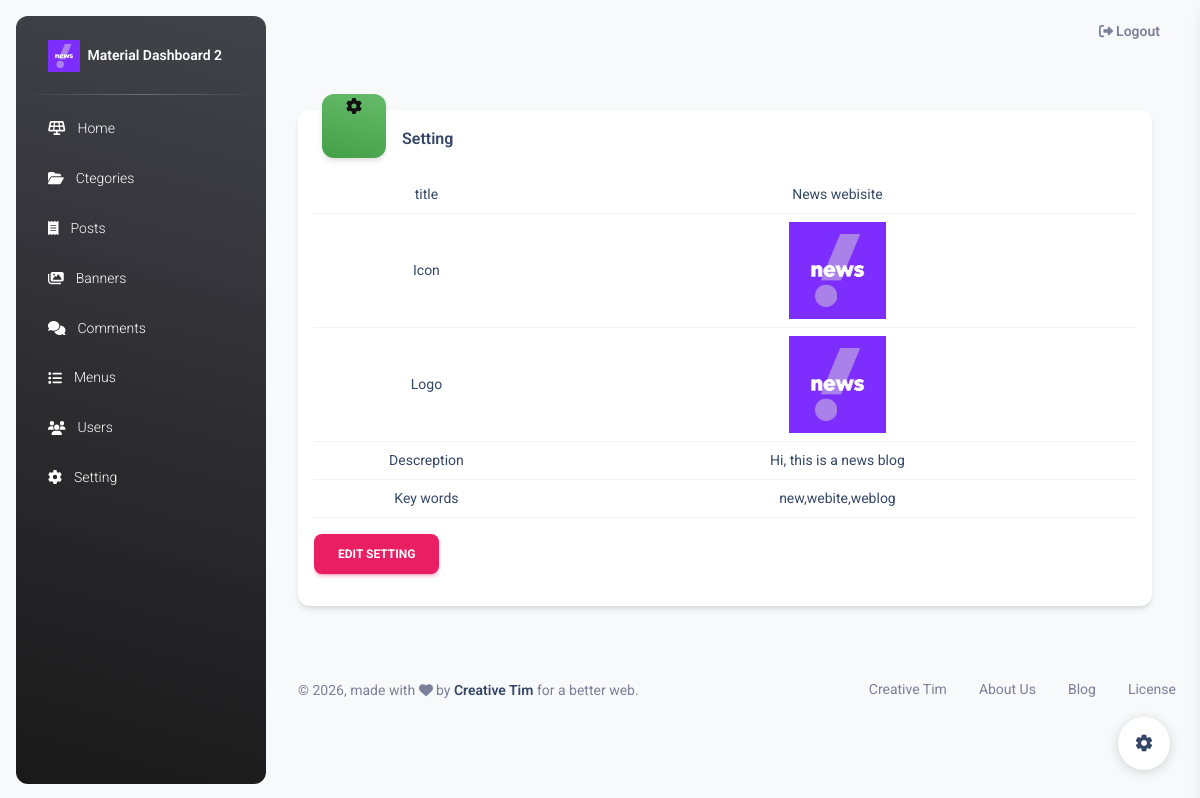
The page /admin/setting (signed in) on the database its author committed.
### tables this page shows
CREATE TABLE `setting` (
  `id` int(10) UNSIGNED NOT NULL,
  `title` varchar(120) DEFAULT NULL,
  `description` text DEFAULT NULL,
  `keywords` text DEFAULT NULL,
  `logo` text DEFAULT NULL,
  `icon` text DEFAULT NULL,
  `created_at` datetime NOT NULL,
  `updated_at` datetime DEFAULT NULL
);

### activities/Admin/Settings.php (called while the page is built, shortened)
<?php
class Settings extends Admin
{
    public function index()
    {
        $db =  new Database();
        $setting =  $db->select("SELECT * FROM setting ORDER BY id")[0];
        require_once(BASE_PATH . "/template/admin/settings/index.php");
    }
}

### index.php (called while the page is built, shortened)
<?php
require_once("database/DataBase.php");
require_once("activities/Admin/Settings.php");
function uri($reservedUrl, $class, $method, $requestMethod = 'GET')
{
    $currentUrl = explode('?', currentUrl())[0];
    $currentUrl = str_replace(CURRENT_DOMAIN, '', $currentUrl);
    $currentUrl = trim($currentUrl, '/');
    $currentUrlArray = explode('/', $currentUrl);
    $currentUrlArray = array_filter($currentUrlArray);
    $reservedUrl = trim($reservedUrl, '/');
    $reservedUrlArray = explode('/', $reservedUrl);
    $reservedUrlArray = array_filter($reservedUrlArray);
    if (sizeof($reservedUrlArray) != sizeof($currentUrlArray) || methodField() != $requestMethod) {
        return false;
    }
    $parameters = [];
    for ($key = 0; $key < count($reservedUrlArray); $key++) {
        if ($reservedUrlArray[$key][0] == "{" && $reservedUrlArray[$key][strlen($reservedUrlArray[$key]) - 1] == "}") {
            array_push($parameters, $currentUrlArray[$key]);
        } elseif ($reservedUrlArray[$key] !=  $currentUrlArray[$key]) {
            return false;
        }
    }
    $object = new $class;
    call_user_func_array(array($object, $method), $parameters);
    exit;
}
function protocol()
{
    return strpos($_SERVER['SERVER_PROTOCOL'], "https") ? "https://" : "http://";
}
function currentDomain()
{
    return trim(protocol()) . $_SERVER['HTTP_HOST'];
}
function asset($src)
{
    return trim(CURRENT_DOMAIN, "/ ") . "/" . trim($src, "/ ");
}
function url($url)
{
    return trim(CURRENT_DOMAIN, "/ ") . "/" . trim($url, "/ ");
}
function CurrentUrl()
{
    return currentDomain() . $_SERVER['REQUEST_URI'];
}
function methodField()
{
    return $_SERVER['REQUEST_METHOD'];
}
uri("admin/setting", "Admin\settings", "index");

### database/Database.php (called while the page is built, shortened)
<?php
class Database
{
    private $connection;
    private $options = array(PDO::ATTR_ERRMODE => PDO::ERRMODE_EXCEPTION, PDO::ATTR_DEFAULT_FETCH_MODE => PDO::FETCH_ASSOC, PDO::MYSQL_ATTR_INIT_COMMAND => 'SET NAMES utf8');
    private $dbHost = DB_HOST;
    private $dbUserName = DB_USERNAME;
    private $dbName = DB_NAME;
    private $dbPassword = DB_PASSWORD;
    public function __construct()
    {
        try {
            $this->connection = new PDO("mysql:host=" . $this->dbHost . ";dbname=" . $this->dbName, $this->dbUserName, $this->dbPassword, $this->options);
        } catch (PDOException $e) {
            echo $e->getMessage();
            exit;
        }
    }
    public function select($sql, $values = null)
    {
        try {
            $sta = $this->connection->prepare($sql);
            if ($values == null) {
                $sta->execute();
            } else {
                $sta->execute($values);
            }
            return $sta->fetchAll();
        } catch (PDOException $e) {
            echo $e->getMessage();
            return false;
        }
    }
}

### template/admin/settings/index.php (the view, shortened to what this page needs)
<!DOCTYPE html>
<html lang="en">
<head>
    <?php
    require BASE_PATH . "/template/admin/layouts/head.php";
    ?>
</head>
<body class="g-sidenav-show  bg-gray-100">
    <?php require BASE_PATH . "/template/admin/layouts/aside.php" ?>
    <main class="main-content border-radius-lg ">
        <?php require BASE_PATH . "/template/admin/layouts/navbar.php"; ?>
        <div class="container-fluid py-4">
            <div class="row">
                <div class="row mt-4">
                    <div class="col-12">
                        <div class="card mb-4 ">
                            <div class="d-flex">
                                <div class="icon icon-shape icon-lg bg-gradient-success shadow text-center border-radius-xl mt-n3 ms-4">
                                    <i class="fa fa-gear" aria-hidden="true"></i>
                                </div>
                                <h6 class="mt-3 mb-2 ms-3 ">Setting</h6>
                            </div>
                            <div class="card-body p-3">
                                <div class="row">
                                    <div class="col-lg-12 col-md-12">
                                        <div class="table-responsive">
                                            <table class="table align-items-center ">
                                                <tbody>
                                                    <tr>
                                                        <td class="text-center">
                                                            <div class="col text-center">
                                                                <h6 class="text-sm font-weight-normal mb-0 ">title</h6>
                                                            </div>
                                                        </td>
                                                        <td class="text-center">
                                                            <div class="col text-center">
                                                                <h6 class="text-sm font-weight-normal mb-0 "><?=$setting['title']?></h6>
                                                            </div>
                                                        </td>
                                                    </tr>
                                                    <tr>
                                                        <td class="text-center">
                                                            <div class="col text-center">
                                                                <h6 class="text-sm font-weight-normal mb-0 ">Icon</h6>
                                                            </div>
                                                        </td>
                                                        <td class="text-center">
                                                            <div class="col text-center">
                                                                <h6 class="text-sm font-weight-normal mb-0"><img class="col-md-2" src="<?=asset($setting['icon'])?>" alt="icon"></h6>
                                                            </div>
                                                        </td>
                                                    </tr>
                                                    <tr>
                                                        <td class="text-center">
                                                            <div class="col text-center">
                                                                <h6 class="text-sm font-weight-normal mb-0">Logo</h6>
                                                            </div>
                                                        </td>
                                                        <td class="text-center">
                                                            <div class="col text-center">
                                                                <h6 class="text-sm font-weight-normal mb-0 "><img class="col-md-2" src="<?=asset($setting['logo'])?>" alt="icon"></h6>
                                                            </div>
                                                        </td>
                                                    </tr>
                                                    <tr>
                                                        <td class="text-center">
                                                            <div class="col text-center">
                                                                <h6 class="text-sm font-weight-normal mb-0 ">Descreption</h6>
                                                            </div>
                                                        </td>
                                                        <td class="text-center">
                                                            <div class="col text-center">
                                                                <h6 class="text-sm font-weight-normal mb-0"><?=$setting['description']?></h6>
                                                            </div>
                                                        </td>
                                                    </tr>
                                                    <tr>
                                                        <td class="text-center">
                                                            <div class="col text-center">
                                                                <h6 class="text-sm font-weight-normal mb-0 ">Key words</h6>
                                                            </div>
                                                        </td>
                                                        <td class="text-center">
                                                            <div class="col text-center">
                                                                <h6 class="text-sm font-weight-normal mb-0"><?=$setting['keywords']?></h6>
                                                            </div>
                                                        </td>
                                                    </tr>
                                                </tbody>
                                            </table>
                                            <a href="<?= url("admin/setting/edit") ?>" class="btn btn-primary">Edit setting</a>
                                        </div>
                                    </div>
                                </div>
                            </div>
                        </div>
                    </div>
                </div>
            </div>
            <?php require BASE_PATH . "/template/admin/layouts/footer.php"; ?>
    </main>
</body>
</html>

### template/admin/layouts/aside.php (shortened to what this page needs)
<?php
$db = new Database();
$logoImg = $db->select("SELECT * FROM setting")[0]['logo']; ?>
<aside class="sidenav navbar navbar-vertical navbar-expand-xs border-0 border-radius-xl my-3 fixed-start ms-3   bg-gradient-dark" id="sidenav-main">
    <div class="sidenav-header">
        <a class="navbar-brand m-0" href=" https://demos.creative-tim.com/material-dashboard/pages/dashboard " target="_blank">
            <img src="<?=asset($logoImg)?>" class="navbar-brand-img h-100" alt="main_logo">
            <span class="ms-1 font-weight-bold text-white">Material Dashboard 2</span>
        </a>
    </div>
    <hr class="horizontal light mt-0 mb-2">
    <div class="collapse navbar-collapse  w-auto " id="sidenav-collapse-main">
        <ul class="navbar-nav">
            <li class="nav-item">
                <a class="nav-link text-white " href="<?= url("admin") ?>">
                    <div class="text-white text-center me-2 d-flex align-items-center justify-content-center">
                        <i class="fa fa-solar-panel"></i>
                    </div>
                    <span class="nav-link-text ms-1">Home</span>
                </a>
            </li>
            <li class="nav-item">
                <a class="nav-link text-white " href="<?= url("admin/category") ?>">
                    <div class="text-white text-center me-2 d-flex align-items-center justify-content-center">
                        <i class="fa fa-folder-open"></i>
                    </div>
                    <span class="nav-link-text ms-1">Ctegories</span>
                </a>
            </li>
            <li class="nav-item">
                <a class="nav-link text-white " href="<?= url("admin/post") ?>">
                    <div class="text-white text-center me-2 d-flex align-items-center justify-content-center">
                        <i class="fa fa-receipt"></i>
                    </div>
                    <span class="nav-link-text ms-1">Posts</span>
                </a>
            </li>
            <li class="nav-item">
                <a class="nav-link text-white " href="<?= url("admin/banner") ?>">
                    <div class="text-white text-center me-2 d-flex align-items-center justify-content-center">
                        <i class="fa fa-images"></i>
                    </div>
                    <span class="nav-link-text ms-1">Banners</span>
                </a>
            </li>
            <li class="nav-item">
                <a class="nav-link text-white " href="<?= url("admin/comment") ?>">
                    <div class="text-white text-center me-2 d-flex align-items-center justify-content-center">
                        <i class="fa fa-comments"></i>
                    </div>
                    <span class="nav-link-text ms-1">Comments</span>
                </a>
            </li>
            <li class="nav-item">
                <a class="nav-link text-white " href="<?= url("admin/menu") ?>">
                    <div class="text-white text-center me-2 d-flex align-items-center justify-content-center">
                        <i class="fa fa-list"></i>
                    </div>
                    <span class="nav-link-text ms-1">Menus</span>
                </a>
            </li>
            <li class="nav-item">
                <a class="nav-link text-white " href="<?= url("admin/user") ?>">
                    <div class="text-white text-center me-2 d-flex align-items-center justify-content-center">
                        <i class="fa fa-users"></i>
                    </div>
                    <span class="nav-link-text ms-1">Users</span>
                </a>
            </li>
            <li class="nav-item">
                <a class="nav-link text-white " href="<?= url("admin/setting") ?>">
                    <div class="text-white text-center me-2 d-flex align-items-center justify-content-center">
                        <i class="fa fa-gear"></i>
                    </div>
                    <span class="nav-link-text ms-1">Setting</span>
                </a>
            </li>
        </ul>
    </div>
</aside>

### public/admin/css/nucleo-svg.css (style rules this page uses)
.icon { display: inline-block; color: #111111; height: 1em; width: 1em; }
.icon-lg { height: 1.6em; width: 1.6em; }
.icon { fill: currentColor; stroke: none; }

### rows shown on the page
setting: logo (picture), title "News webisite", icon (picture), description "Hi, this is a news blog", keywords "new,webite,weblog"
